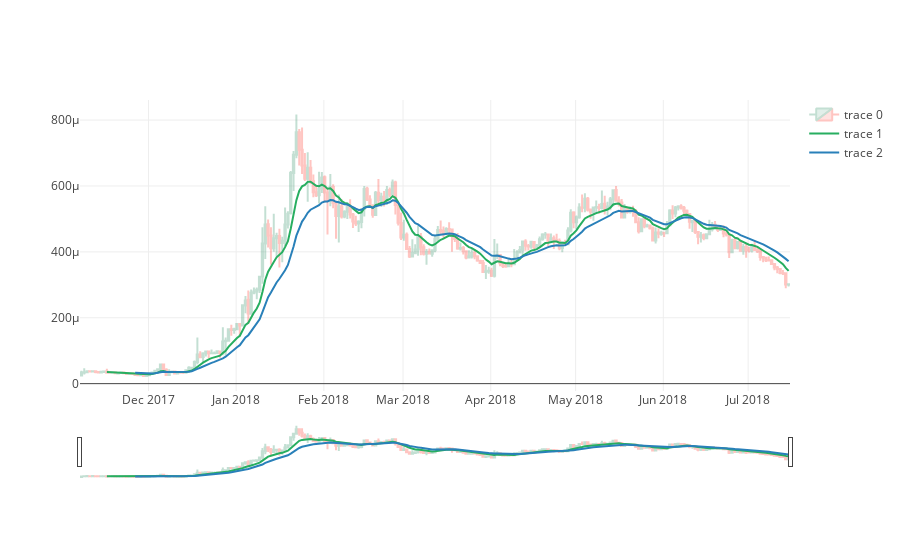

This figure's notebook cell:
### Code cell
trace = go.Candlestick(
            x=ohlcv_df.time, 
            open=ohlcv_df.open, 
            high=ohlcv_df.high, 
            low=ohlcv_df.low, 
            close=ohlcv_df.close,
            opacity = 0.3
        )

short_EMA_line = go.Scatter(x=ohlcv_df.time, y=ohlcv_df.shortEMA, line = dict(color = '#27ae60'))
long_EMA_line = go.Scatter(x=ohlcv_df.time, y=ohlcv_df.longEMA, line = dict(color = '#2980b9'))

layout = go.Layout(xaxis = dict(rangeslider = dict(visible = True)))
data = [trace, short_EMA_line, long_EMA_line]

fig = go.Figure(data=data,layout=layout)
py.iplot(fig, filename='simple_candlestick')

### Figure 1 — Plotly figure (JSON) as saved in the notebook; plotly's stock layout.template omitted (floating-point values rounded to 4 significant figures; data arrays with more than 128 entries replaced by an {"elided": "..."} marker saying what was removed)
{"data": [{"close": {"elided": "251 float values"}, "high": {"elided": "251 float values"}, "low": {"elided": "251 float values"}, "opacity": 0.3, "open": {"elided": "251 float values"}, "type": "candlestick", "uid": "016a85e6-87e8-11e8-839b-4a0000b78430", "x": {"elided": "251 str values"}}, {"line": {"color": "#27ae60"}, "type": "scatter", "uid": "016a8c08-87e8-11e8-8f25-4a0000b78430", "x": {"elided": "251 str values"}, "y": {"elided": "251 float values"}}, {"line": {"color": "#2980b9"}, "type": "scatter", "uid": "016a9108-87e8-11e8-a63c-4a0000b78430", "x": {"elided": "251 str values"}, "y": {"elided": "251 float values"}}], "layout": {"xaxis": {"rangeslider": {"visible": true}}}}
